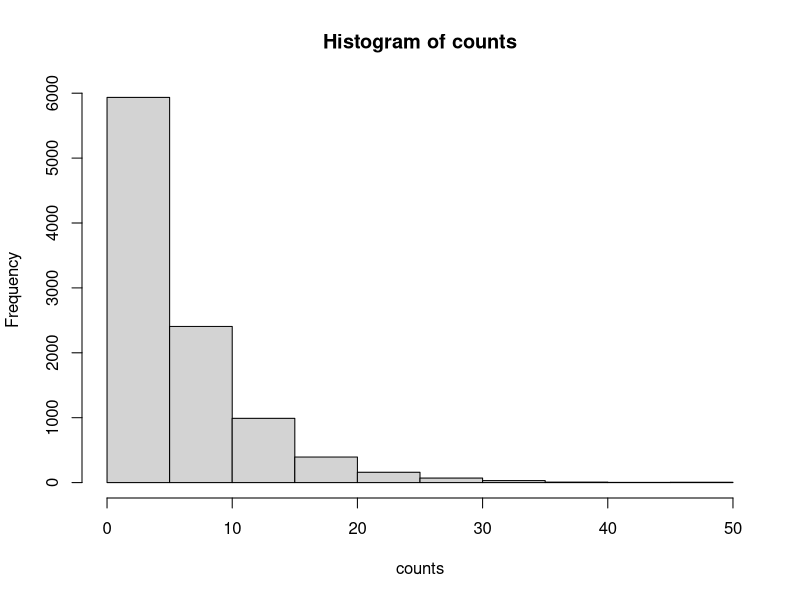
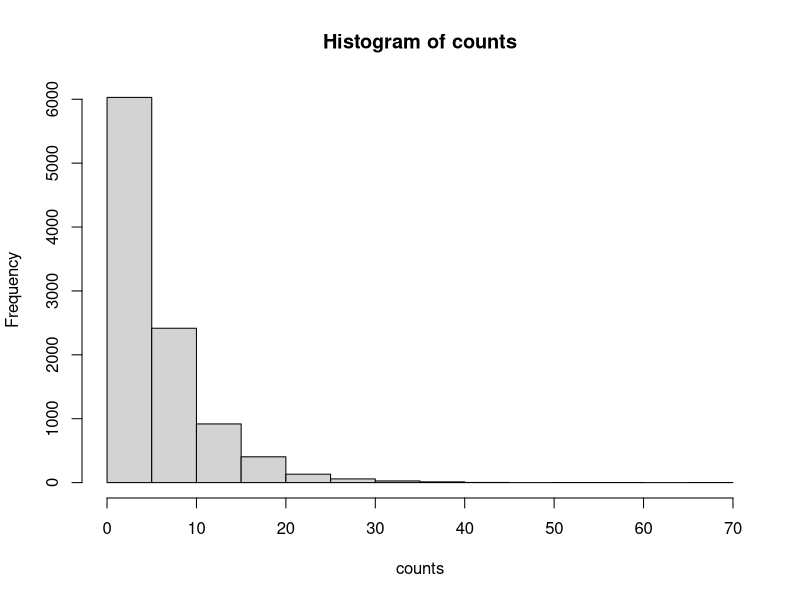
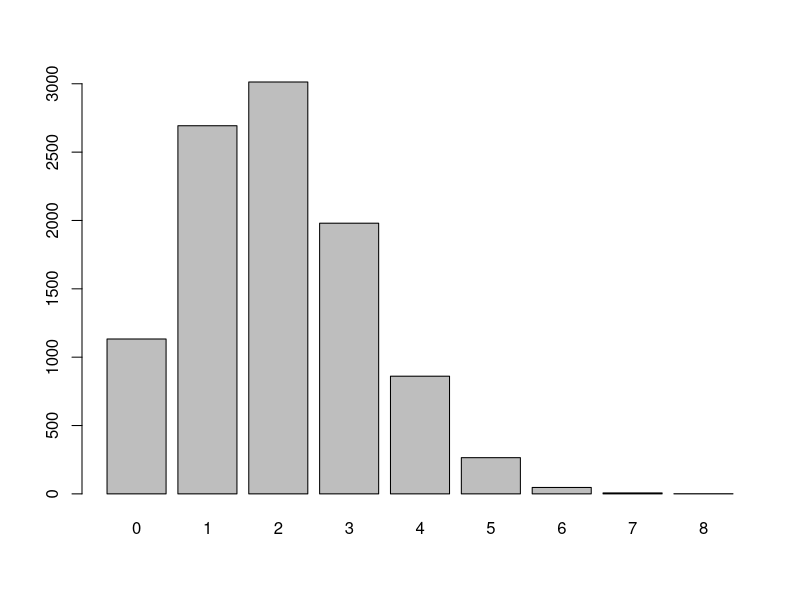
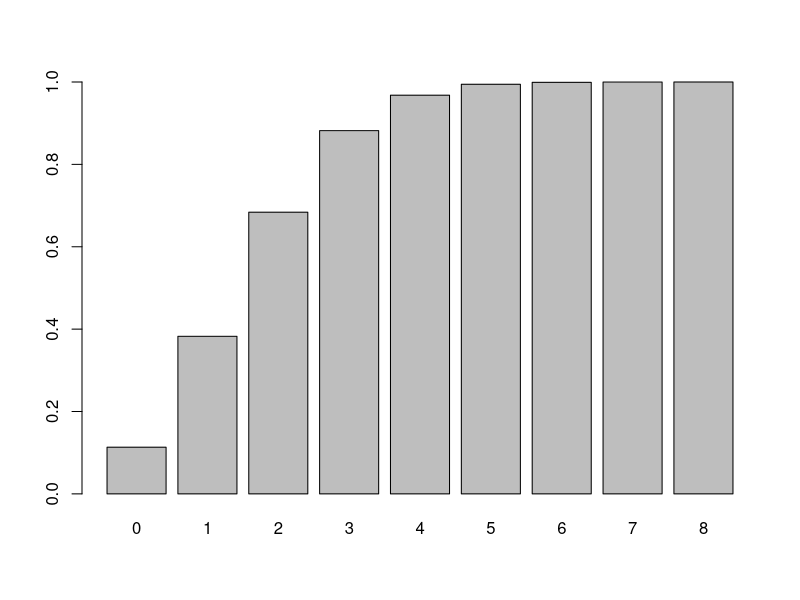
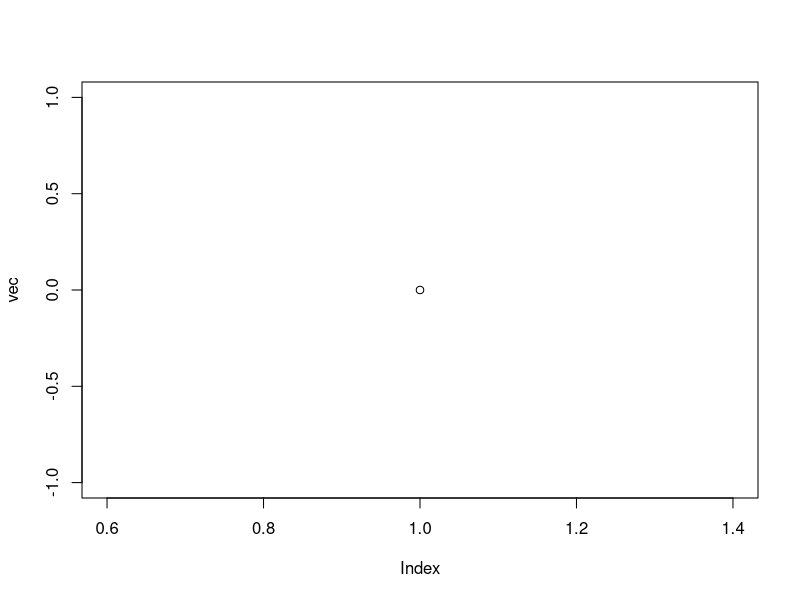
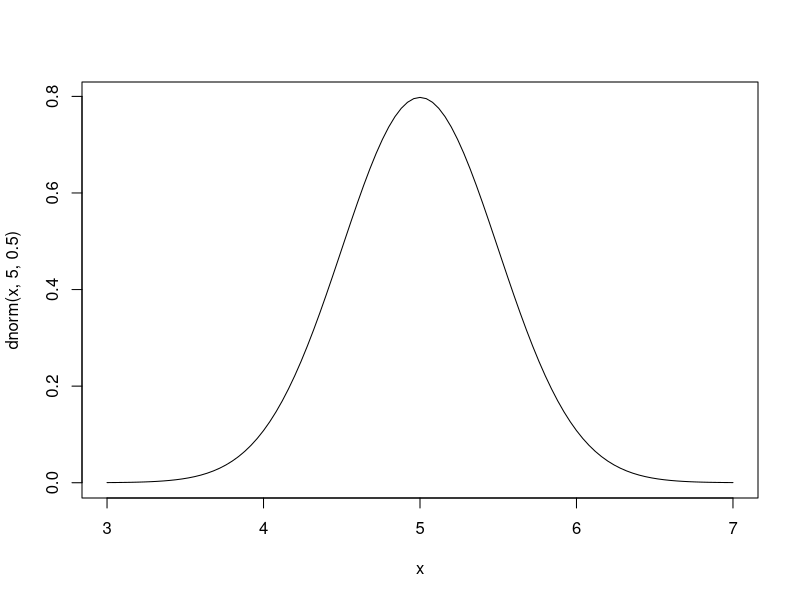
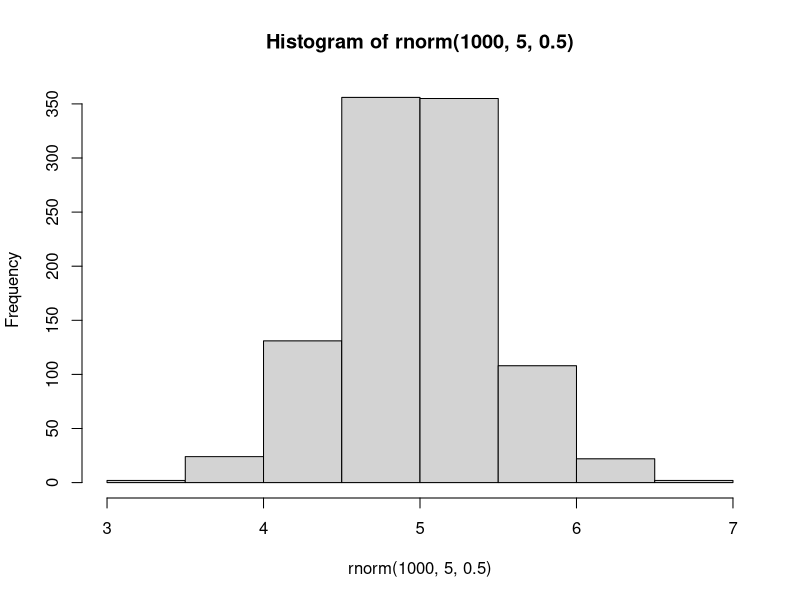
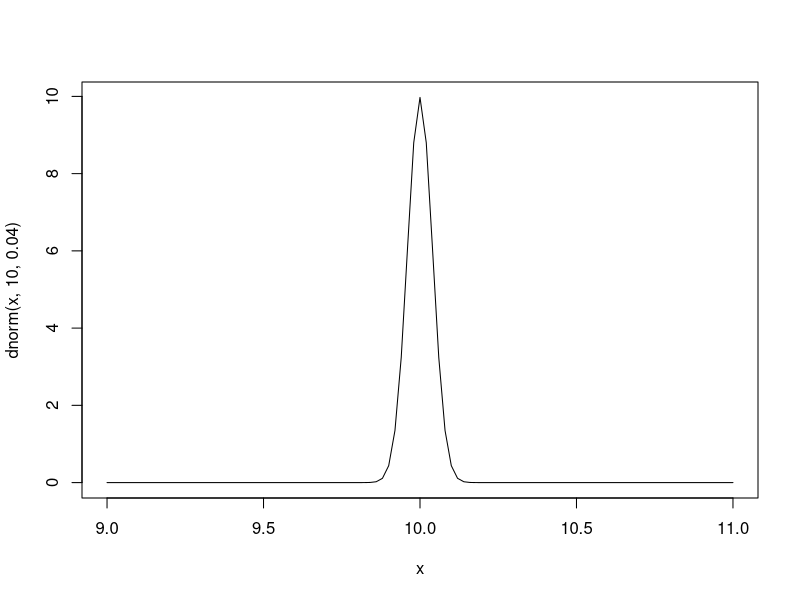

These charts were generated, in order, by the following R code:
# Simulate 10,000 rolls of a die, and calculate the fraction 
# of those rolls that are a prime number.
prime_numbers = c(1,2,3,5,7,11)
rolls = sample(1:6, 10000, TRUE)
num_primes = length(rolls[rolls %in% prime_numbers])
num_primes/length(rolls)

# Repeat, but this time for the roll of two dice.
rolls = sample(1:6, 10000, TRUE) + sample(1:6, 10000, TRUE)
num_primes = length(rolls[rolls %in% prime_numbers])
num_primes/length(rolls)

# Simulate rolling a die until a 6 is rolled, and then record the number of rolls
# run 10000 simulations and plot your result with a histogram.
roll_till_six = function() {
  roll = 1
  roll_count = 0
  while (roll != 6) {
    roll = sample(1:6, 1, TRUE)
    roll_count = roll_count + 1
  } 
  return(roll_count)
}
counts = replicate(10000, roll_till_six())
hist(counts)

# Here's a better way to do it, without a while loop
roll_six = function(num_rolls = 0) {
  roll = sample(1:6, 1)
  num_rolls = num_rolls + 1
  ifelse (roll != 6, roll_six(num_rolls), num_rolls)
}
counts = replicate(10000, roll_six())
hist(counts)

# You apply to 10 companies for a job, and each company offers
# jobs to 20% of (qualified) applicants. Compute a sample of
# replies, using 0 for no offer, and 1 for offer.
samp = sample(c(0,0,0,0,1), 10, TRUE)
samp

# Repeat the experiment 10,000 times, and record in a vector
# the number of offers for each experiment.
vec = replicate(10000, sum(sample(c(0,0,0,0,1), 10, TRUE)))
vec

# Plot your vector from above as a bar plot, showing for each possible
# value 0-10, the fraction of experiments that resulted in that value.
barplot(table(vec))

# Using your data from before, create another graph, but this time,
# for value i (from 0-10) show the fraction of experiments in which
# the number of offers was less than or equal to i. 
# The value for 10 should be 1.0 because all values are 10 or less.
probs = cumsum(table(vec))/10000
probs
barplot(probs)

# Repeat the experiment 10,000 times, and record in a vector, 
# but this time get your vector using the function 'rbinom'.
vec = replicate(10000, sum(rbinom(10, 1, 0.2)))

# Create one more plot as before, but this time get the values
# from calls to 'dbinom'.

# TODO: fix this
vec = dbinom(10, 1, 0.2)
plot(vec)

# Create another plot as before, but this time get the 
# values from calls to 'pbinom'.

# Work out the probability of getting 2 job offers after 8 applications, 
# given the the probability of an offer in one application is 0.1.  
vec = replicate(10000, sum(rbinom(8, 1, 0.1)))
mean(vec == 2)

# Plot the PDF of a normal distribution with mean 5 and standard deviation 0.5.
# Let the x axis range from 3 to 7. Use R's 'curve' function, which plots a 
# function over some range. The function that gives the density 
# of the normal distribution is 'dnorm'. 
curve(dnorm(x, 5, 0.5), 3, 7)

# Sample 1000 values from the normal distribution we saw above.
# Produce a histogram of your values. Run your code a few times to see how the histogram varies.
hist(rnorm(1000, 5, 0.5))

# Suppose a distance measurement is made between two points that are 
# exactly 10 meters apart, but that there is measurement error, so 
# the observed distance is 10 + X, where X is a continuous 
# random variable with a normal distribution having mean 0 and variance 0.04.
# Plot the PDF of observed observed measurements using R functions 'curve' and 'dnorm'.
curve(dnorm(x, 10, 0.04), 9, 11)

# What range of measurement values would you expect 68% of the data to fall within?
"9.9"

# What is the probability that the observed measurement is within 0.4 
# meters of the true distance? Solve the problem in two ways: 
# once analytically, and once through simulation.  
# Hint: use the idea of part b for the analytical part.

# In one of the problems above we plotted a histogram 
# of 1000 samples from a normal distribution. Figure out how you could plot 
# the histogram and then superimpose on the histogram the PDF 
# of the normal distribution. Hint: look at the help page for 'hist'.

